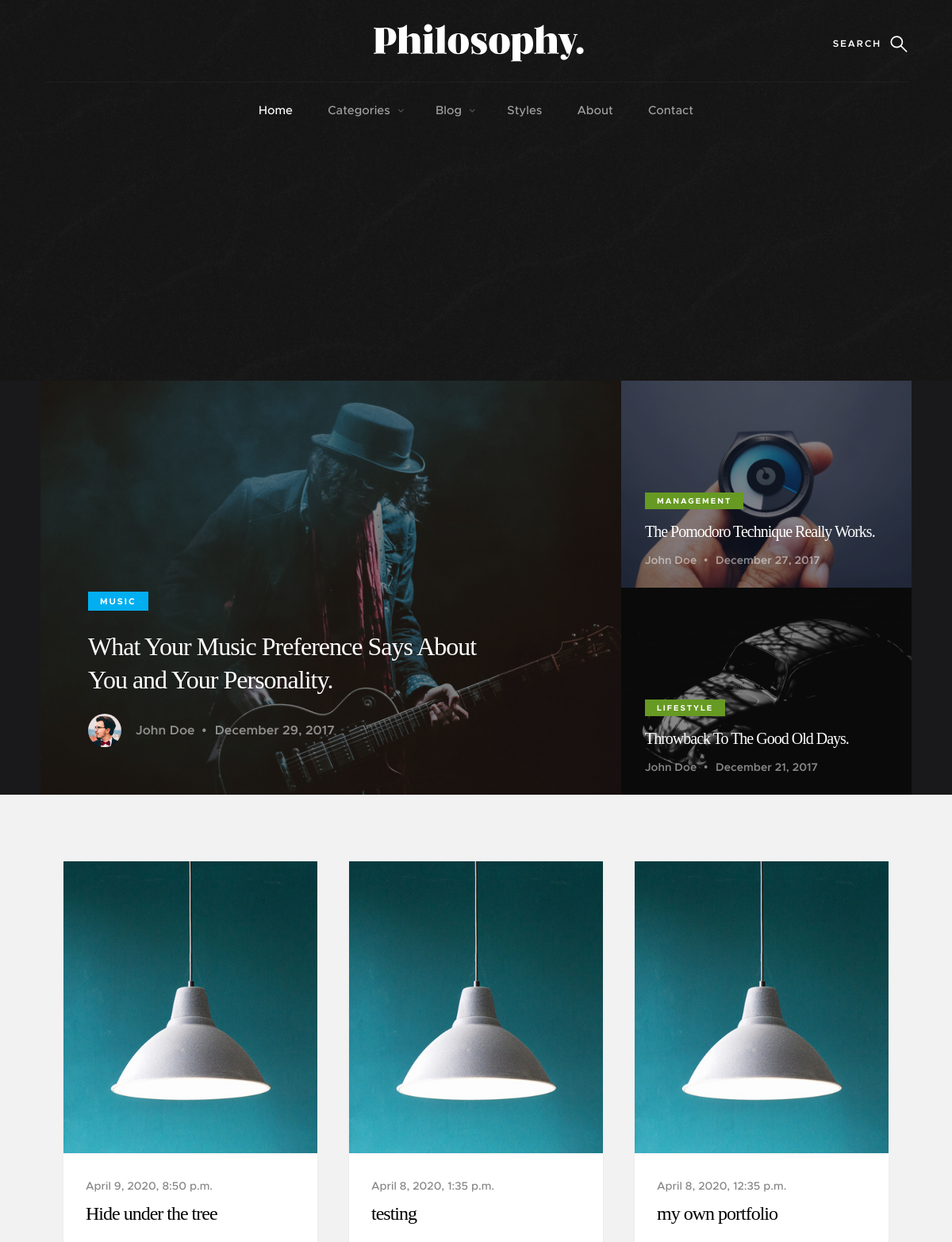
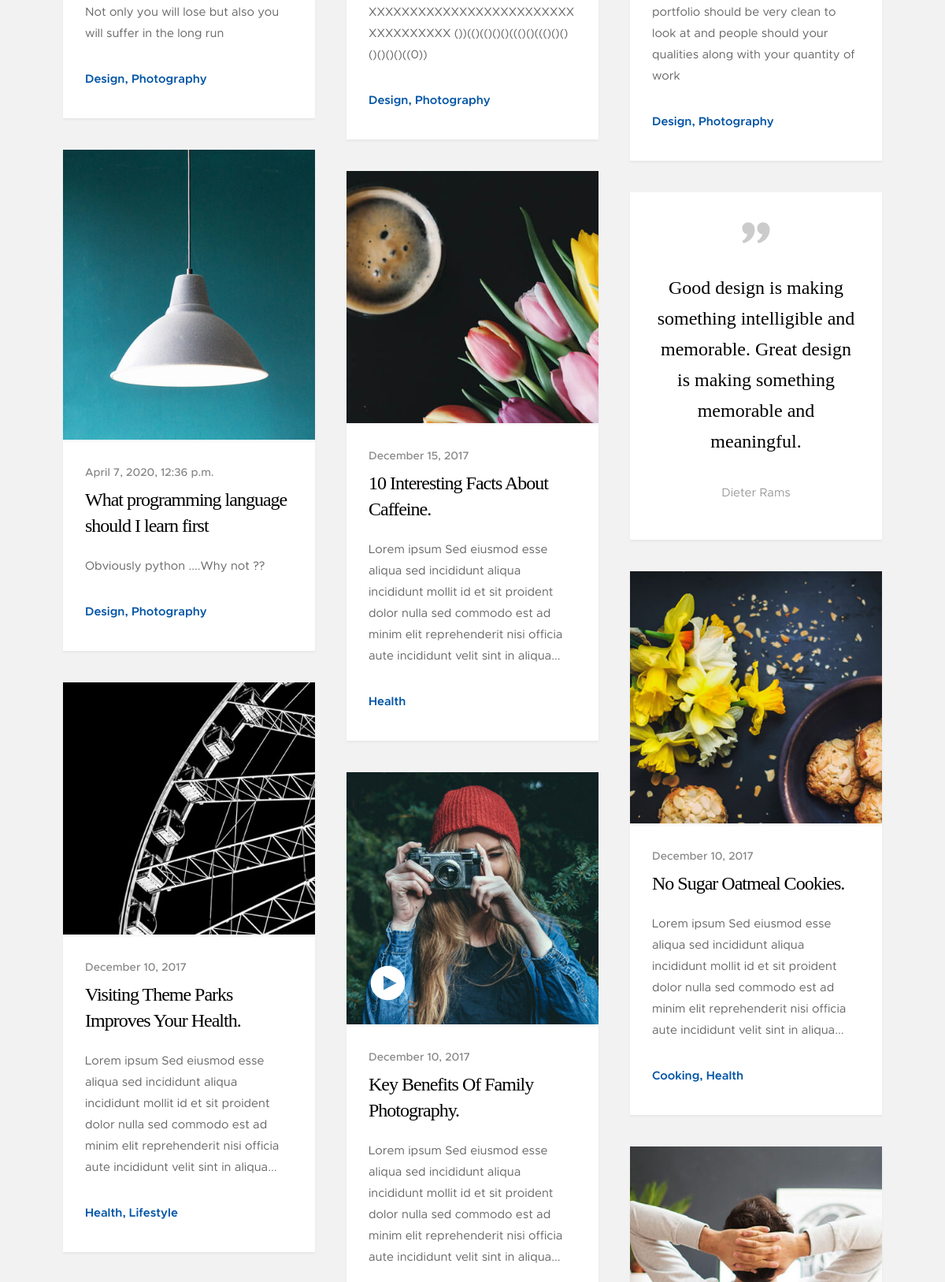
The page / (upper part) on the database its author committed (2 pictures, top to bottom).
### blog/models.py (models this page shows, shortened)
class Post(models.Model):
    author = models.ForeignKey('auth.User', on_delete=models.CASCADE)
    title = models.CharField(max_length=200, null=True)
    text = models.TextField()
    created_date = models.DateTimeField(default=timezone.now)
    pub_date = models.DateTimeField(blank=True, null=True)

### blog/views.py (the view)
# urls.py: path('', views.Home_blog, name='home'),
def Home_blog(request):
    posts = Post.objects.filter(pub_date__lte=timezone.now()).order_by('-pub_date')
    post1 = Post.objects.all()[0]
    context = {"posts": posts, 'post1': post1}
    return render(request, 'blog/index.html', context)

### blog/templates/blog/index.html (shortened to what this page needs)
{% extends 'blog/base.html' %}
{% load static %}
{% block content %}
        <div class="pageheader-content row">
            <div class="col-full">
                <div class="featured">
                    <div class="featured__column featured__column--big">
                        <div class="entry" style="background-image:url({% static 'images/thumbs/featured/featured-guitarman.jpg' %});">
                            <div class="entry__content">
                                <span class="entry__category"><a href="#0">Music</a></span>
                                <h1><a href="#0" title="">What Your Music Preference Says About You and Your Personality.</a></h1>
                                <div class="entry__info">
                                    <a href="#0" class="entry__profile-pic">
                                        <img class="avatar" src="{% static 'images/avatars/user-03.jpg' %}" alt="">
                                    </a>
                                    <ul class="entry__meta">
                                        <li><a href="#0">John Doe</a></li>
                                        <li>December 29, 2017</li>
                                    </ul>
                                </div>
                            </div>
                        </div>
                    </div>
                    <div class="featured__column featured__column--small">
                        <div class="entry" style="background-image:url({% static 'images/thumbs/featured/featured-watch.jpg' %});">
                            <div class="entry__content">
                                <span class="entry__category"><a href="#0">Management</a></span>
                                <h1><a href="#0" title="">The Pomodoro Technique Really Works.</a></h1>
                                <div class="entry__info">
                                    <ul class="entry__meta">
                                        <li><a href="#0">John Doe</a></li>
                                        <li>December 27, 2017</li>
                                    </ul>
                                </div>
                            </div>
                        </div>
                        <div class="entry" style="background-image:url({% static 'images/thumbs/featured/featured-beetle.jpg' %});">
                            <div class="entry__content">
                                <span class="entry__category"><a href="#0">LifeStyle</a></span>
                                <h1><a href="#0" title="">Throwback To The Good Old Days.</a></h1>
                                <div class="entry__info">
                                    <ul class="entry__meta">
                                        <li><a href="#0">John Doe</a></li>
                                        <li>December 21, 2017</li>
                                    </ul>
                                </div>
                            </div>
                        </div>
                    </div>
                </div>
            </div>
        </div>
    <section class="s-content">
        <div class="row masonry-wrap">
            <div class="masonry">
                {% for post in posts %}
                <article class="masonry__brick entry format-standard" data-aos="fade-up">
                    <div class="entry__thumb">
                        <a href="{% url 'blog' pk=post.pk %}" class="entry__thumb-link">
                            <img src="{% static 'images/thumbs/masonry/lamp-400.jpg' %}"
                                    srcset="{% static 'images/thumbs/masonry/lamp-400.jpg' %} 1x, {% static 'images/thumbs/masonry/lamp-800.jpg' %} 2x" alt="">
                        </a>
                    </div>
                    <div class="entry__text">
                        <div class="entry__header">
                            <div class="entry__date">
                                <a href="single-standard.html">{{post.pub_date}}</a>
                            </div>
                            <h1 class="entry__title"><a href="{% url 'blog' pk=post.pk %}">{{ post.title }}</a></h1>
                        </div>
                        <div class="entry__excerpt">
                            <p>
                              {{post.text}}
                            </p>
                        </div>
                        <div class="entry__meta">
                            <span class="entry__meta-links">
                                <a href="category.html">Design</a>
                                <a href="category.html">Photography</a>
                            </span>
                        </div>
                    </div>
                </article>
                {% endfor %}
                <article class="masonry__brick entry format-standard" data-aos="fade-up">
                    <div class="entry__thumb">
                        <a href="single-standard.html" class="entry__thumb-link">
                            <img src="images/thumbs/masonry/tulips-400.jpg"
                                    srcset="images/thumbs/masonry/tulips-400.jpg 1x, images/thumbs/masonry/tulips-800.jpg 2x" alt="">
                        </a>
                    </div>
                    <div class="entry__text">
                        <div class="entry__header">
                            <div class="entry__date">
                                <a href="single-standard.html">December 15, 2017</a>
                            </div>
                            <h1 class="entry__title"><a href="single-standard.html">10 Interesting Facts About Caffeine.</a></h1>
                        </div>
                        <div class="entry__excerpt">
                            <p>
                                Lorem ipsum Sed eiusmod esse aliqua sed incididunt aliqua incididunt mollit id et sit proident dolor nulla sed commodo est ad minim elit reprehenderit nisi officia aute incididunt velit sint in aliqua...
                            </p>
                        </div>
                        <div class="entry__meta">
                            <span class="entry__meta-links">
                                <a href="category.html">Health</a>
                            </span>
                        </div>
                    </div>
                </article>
                <article class="masonry__brick entry format-quote" data-aos="fade-up">
                    <div class="entry__thumb">
                        <blockquote>
                                <p>Good design is making something intelligible and memorable. Great design is making something memorable and meaningful.</p>
                                <cite>Dieter Rams</cite>
                        </blockquote>
                    </div>
                </article>
                <article class="masonry__brick entry format-standard" data-aos="fade-up">
                    <div class="entry__thumb">
                        <a href="single-standard.html" class="entry__thumb-link">
                            <img src="images/thumbs/masonry/cookies-400.jpg"
                                    srcset="images/thumbs/masonry/cookies-400.jpg 1x, images/thumbs/masonry/cookies-800.jpg 2x" alt="">
                        </a>
                    </div>
                    <div class="entry__text">
                        <div class="entry__header">
                            <div class="entry__date">
                                <a href="single-standard.html">December 10, 2017</a>
                            </div>
                            <h1 class="entry__title"><a href="single-standard.html">No Sugar Oatmeal Cookies.</a></h1>
                        </div>
                        <div class="entry__excerpt">
                            <p>
                                Lorem ipsum Sed eiusmod esse aliqua sed incididunt aliqua incididunt mollit id et sit proident dolor nulla sed commodo est ad minim elit reprehenderit nisi officia aute incididunt velit sint in aliqua...
                            </p>
                        </div>
                        <div class="entry__meta">
                            <span class="entry__meta-links">
                                <a href="category.html">Cooking</a>
                                <a href="category.html">Health</a>
                            </span>
                        </div>
                    </div>
                </article>
                <article class="masonry__brick entry format-standard" data-aos="fade-up">
                    <div class="entry__thumb">
                        <a href="single-standard.html" class="entry__thumb-link">
                            <img src="images/thumbs/masonry/wheel-400.jpg"
                                    srcset="images/thumbs/masonry/wheel-400.jpg 1x, images/thumbs/masonry/wheel-800.jpg 2x" alt="">
                        </a>
                    </div>
                    <div class="entry__text">
                        <div class="entry__header">
                            <div class="entry__date">
                                <a href="single-standard.html">December 10, 2017</a>
                            </div>
                            <h1 class="entry__title"><a href="single-standard.html">Visiting Theme Parks Improves Your Health.</a></h1>
                        </div>
                        <div class="entry__excerpt">
                            <p>
                                Lorem ipsum Sed eiusmod esse aliqua sed incididunt aliqua incididunt mollit id et sit proident dolor nulla sed commodo est ad minim elit reprehenderit nisi officia aute incididunt velit sint in aliqua...
                            </p>
                        </div>
                        <div class="entry__meta">
                            <span class="entry__meta-links">
                                <a href="#">Health</a>
                                <a href="#">Lifestyle</a>
                            </span>
                        </div>
                    </div>
                </article>
                <article class="masonry__brick entry format-video" data-aos="fade-up">
                    <div class="entry__thumb video-image">
                        <a href="https://player.vimeo.com/video/117310401?color=01aef0&title=0&byline=0&portrait=0" data-lity>
                            <img src="images/thumbs/masonry/shutterbug-400.jpg"
                                    srcset="images/thumbs/masonry/shutterbug-400.jpg 1x, images/thumbs/masonry/shutterbug-800.jpg 2x" alt="">
                        </a>
                    </div>
                    <div class="entry__text">
                        <div class="entry__header">
                            <div class="entry__date">
                                <a href="single-video.html">December 10, 2017</a>
                            </div>
                            <h1 class="entry__title"><a href="single-video.html">Key Benefits Of Family Photography.</a></h1>
                        </div>
                        <div class="entry__excerpt">
                            <p>
                                Lorem ipsum Sed eiusmod esse aliqua sed incididunt aliqua incididunt mollit id et sit proident dolor nulla sed commodo est ad minim elit reprehenderit nisi officia aute incididunt velit sint in aliqua...
                            </p>
                        </div>
                    </div>
                </article>
                <article class="masonry__brick entry format-gallery" data-aos="fade-up">
                    <div class="entry__thumb slider">
                        <div class="slider__slides">
                            <div class="slider__slide">
                                <img src="images/thumbs/masonry/gallery/gallery-1-400.jpg"
                                        srcset="images/thumbs/masonry/gallery/gallery-1-400.jpg 1x, images/thumbs/masonry/gallery/gallery-1-800.jpg 2x" alt="">
                            </div>
                        </div>
                    </div>
                </article>
            </div>
        </div>
    </section>
{% endblock %}

### static/css/base.css (style rules this page uses)
html { font-family: sans-serif; line-height: 1.15; -ms-text-size-adjust: 100%; -webkit-text-size-adjust: 100%; }
body { margin: 0; }
article, aside, footer, header, nav, section { display: block; }
h1 { font-size: 2em; margin: 0.67em 0; }
a { background-color: transparent; -webkit-text-decoration-skip: objects; }
img { border-style: none; }
html { font-size: 62.5%; box-sizing: border-box; }
*, *::before, *::after { box-sizing: inherit; }
body { font-weight: normal; line-height: 1; word-wrap: break-word; text-rendering: optimizeLegibility; -webkit-overflow-scrolling: touch; -webkit-text-size-adjust: none; }
body, input, button { -moz-osx-font-smoothing: grayscale; -webkit-font-smoothing: antialiased; }
img, video { max-width: 100%; height: auto; }
div, dl, dt, dd, ul, ol, li, h1, h2, h3, h4, h5, h6, pre, form, p, blockquote, th, td { margin: 0; padding: 0; }
h1, h2, h3, h4, h5, h6 { -webkit-font-smoothing: auto; -webkit-font-smoothing: antialiased; -webkit-font-variant-ligatures: common-ligatures; -moz-font-variant-ligatures: common-ligatures; font-variant-ligatures: common-ligatures; text-rendering: optimizeLegibility; }
ol, ul { list-style: none; }
li { display: block; }
a { text-decoration: none; line-height: inherit; }
a img { border: none; }
.row { width: 94%; max-width: 1200px; margin: 0 auto; }
.row:after { content: ""; display: table; clear: both; }
[class*="col-"] { float: left; padding: 0 20px; }
.col-twelve, .col-full { width: 100%; }
@media only screen and (max-width: 1200px) { [class*="col-"] { padding: 0 15px; } }

### rows shown on the page
Post: pub_date "April 9, 2020, 8:50 p.m.", title "Hide under the tree", text "Not only you will lose but also you will suffer in the long run"
Post: pub_date "April 8, 2020, 1:35 p.m.", title "testing", text "XXXXXXXXXXXXXXXXXXXXXXXXXXXXXXXXXXX ())(()(()()()((()()((()()()()()()()((0))"
Post: pub_date "April 8, 2020, 12:35 p.m.", title "my own portfolio", text "portfolio should be very clean to look at and people should your qualities along with your quantity of work"
Post: pub_date "April 7, 2020, 12:36 p.m.", title "What programming language should I learn first", text "Obviously python ....Why not ??"
